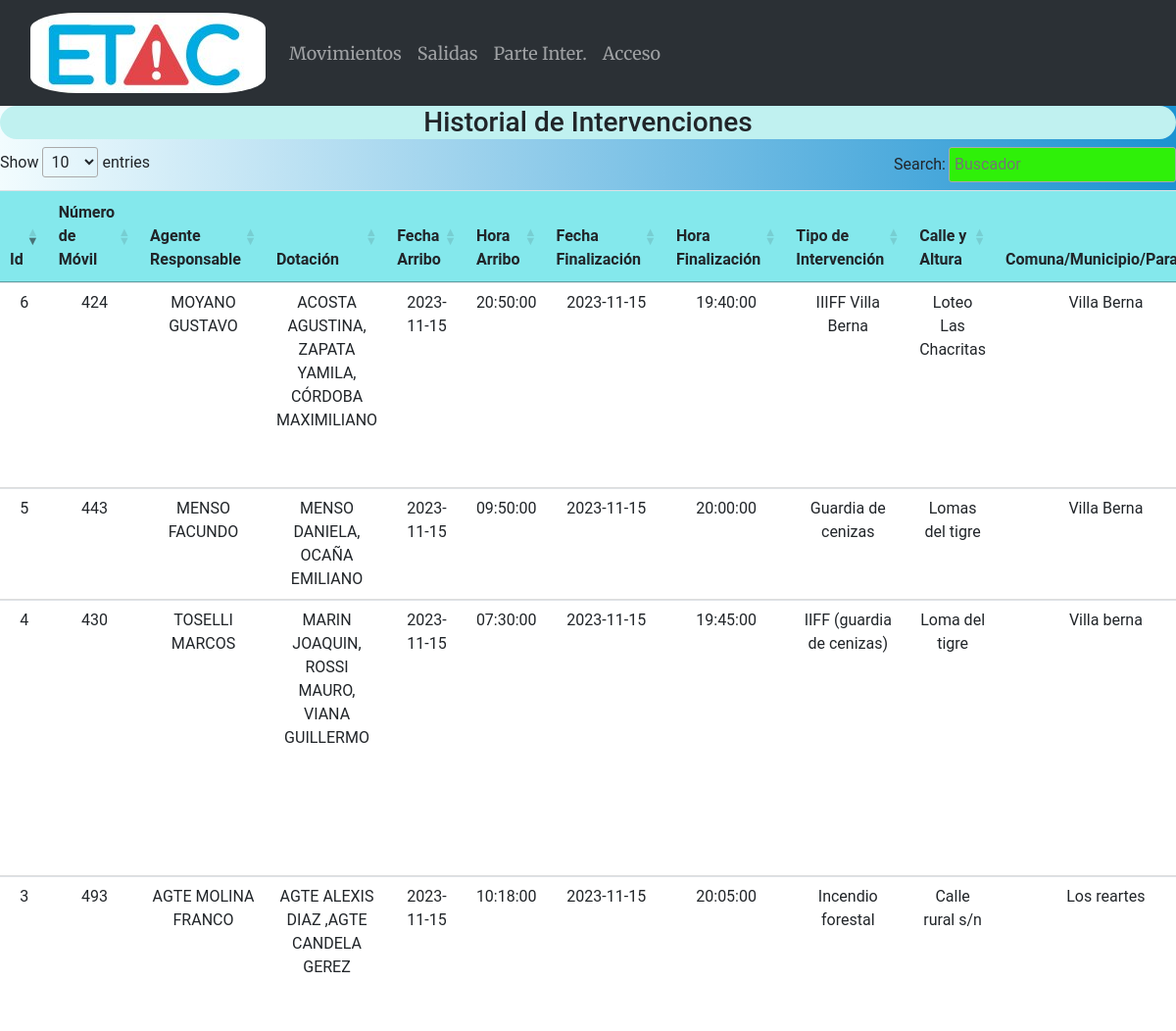
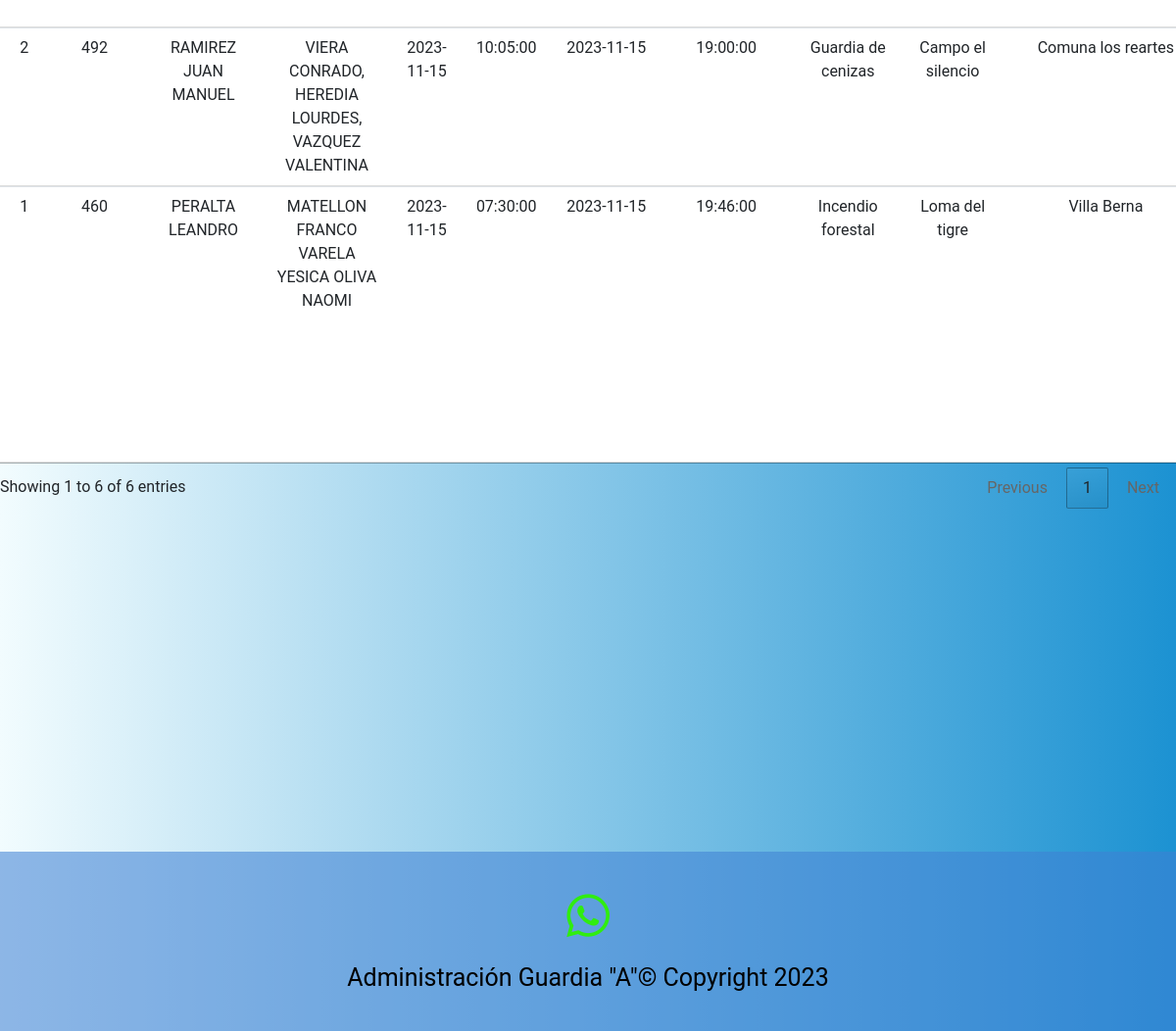
Screenshot of /partes with the database file from the repository (2 pictures, top to bottom).
### main.py (models this page shows)
    class Parte_inter(db.Model):
        id = db.Column(db.Integer, primary_key=True)
        num_movil = db.Column(db.String(20))
        ag_responsable = db.Column(db.String(50))
        dotacion = db.Column(db.String(50))
        fecha_arribo = db.Column(db.Date)
        hora_arribo = db.Column(db.Time)
        fecha_finalizacion = db.Column(db.Date)
        hora_finalizacion = db.Column(db.Time)
        tipo_intervencion = db.Column(db.String(50))
        calle_altura = db.Column(db.String(100))
        comuna_municipio = db.Column(db.String(100))
        acceso_lugar = db.Column(db.String(100))
        sup_afectada = db.Column(db.String(50))
        material_combustible = db.Column(db.String(50))
        viviendas = db.Column(db.String(50))
        vehiculos = db.Column(db.String(50))
        personal_salud = db.Column(db.String(100))
        personal_policial = db.Column(db.String(100))
        personal_bomberos = db.Column(db.String(100))
        defensa_civil = db.Column(db.String(100))
        otro_equipo = db.Column(db.String(100))
        personal_lesionado = db.Column(db.String(100))
        resumen = db.Column(db.String(500))

### main.py (the view)
@app.route('/partes', methods=['GET', 'POST'])
def partes():
    registros = Parte_inter.query.all()
    return render_template("partes.html", registros=registros)

### templates/partes.html (shortened to what this page needs)
{% extends "base.html" %}
{% block content %}
{% if registros %}
<div class="row">
    <div class="col-lg-12 text-center">
        <h3 class="text-center titulo_form_index">Historial de Intervenciones</h3>
        <table class="tabla_agentes table table-responsive" id="tablacarnet3" >
            <thead>
                <tr>
                    <th scope="col">Id</th>
                    <th scope="col">Número de Móvil</th>
                    <th scope="col">Agente Responsable</th>
                    <th scope="col">Dotación</th>
                    <th scope="col">Fecha Arribo</th>
                    <th scope="col">Hora Arribo</th>
                    <th scope="col">Fecha Finalización</th>
                    <th scope="col">Hora Finalización</th>
                    <th scope="col">Tipo de Intervención</th>
                    <th scope="col">Calle y Altura</th>
                    <th scope="col">Comuna/Municipio/Paraje</th>
                </tr>
            </thead>
            <tbody>
                {% for registro in registros %}
                    <tr>
                        <td>{{ registro.id }}</td>
                        <td>{{ registro.num_movil }}</td>
                        <td>{{ registro.ag_responsable }}</td>
                        <td>{{ registro.dotacion }}</td>
                        <td>{{ registro.fecha_arribo }}</td>
                        <td>{{ registro.hora_arribo }}</td>
                        <td>{{ registro.fecha_finalizacion }}</td>
                        <td>{{ registro.hora_finalizacion }}</td>
                        <td>{{ registro.tipo_intervencion }}</td>
                        <td>{{ registro.calle_altura }}</td>
                        <td>{{ registro.comuna_municipio }}</td>
                    </tr>
                {% endfor %}
            </tbody>
        </table>
 {% else %}
<p>No hay movimientos registrados.</p>
{% endif %}
    </div>
</div>
{% endblock %}

### static/style.css (style rules this page uses)
body { background: #1c92d2; background: -webkit-linear-gradient(to right, #f2fcfe, #1c92d2); background: linear-gradient(to right, #f2fcfe, #1c92d2); text-align:center; font-family:"Roboto"; }
.titulo_form_index { background-color:#C0F1F0; border-radius:30px; }
table { width: 100%; border-collapse: collapse; margin-bottom: 20px; }
th { background-color: #f2f2f2; text-align: left; padding: 10px; }
td { padding: 10px; border-bottom: 1px solid #ddd; }
tr:nth-child(odd) { background-color: #84E8EC; }
.tabla_agentes th { background-color: #84E8EC; text-align: left; padding: 10px; }
.tabla_agentes td { padding: 10px; border-bottom: 1px solid #ddd; }
.tabla_agentes tr:nth-child(odd) { background-color: #84E8EC; }

### rows the page displays
Parte_inter: id "1", num_movil "460", ag_responsable "PERALTA LEANDRO", dotacion "MATELLON FRANCO VARELA YESICA OLIVA NAOMI", fecha_arribo "2023-11-15", hora_arribo "07:30:00", fecha_finalizacion "2023-11-15", hora_finalizacion "19:46:00", tipo_intervencion "Incendio forestal", calle_altura "Loma del tigre", comuna_municipio "Villa Berna"
Parte_inter: id "2", num_movil "492", ag_responsable "RAMIREZ JUAN MANUEL", dotacion "VIERA CONRADO, HEREDIA LOURDES, VAZQUEZ VALENTINA", fecha_arribo "2023-11-15", hora_arribo "10:05:00", fecha_finalizacion "2023-11-15", hora_finalizacion "19:00:00", tipo_intervencion "Guardia de cenizas", calle_altura "Campo el silencio", comuna_municipio "Comuna los reartes"
Parte_inter: id "3", num_movil "493", ag_responsable "AGTE MOLINA FRANCO", dotacion "AGTE ALEXIS DIAZ ,AGTE CANDELA GEREZ", fecha_arribo "2023-11-15", hora_arribo "10:18:00", fecha_finalizacion "2023-11-15", hora_finalizacion "20:05:00", tipo_intervencion "Incendio forestal", calle_altura "Calle rural s/n", comuna_municipio "Los reartes"
Parte_inter: id "4", num_movil "430", ag_responsable "TOSELLI MARCOS", dotacion "MARIN JOAQUIN, ROSSI MAURO, VIANA GUILLERMO", fecha_arribo "2023-11-15", hora_arribo "07:30:00", fecha_finalizacion "2023-11-15", hora_finalizacion "19:45:00", tipo_intervencion "IIFF (guardia de cenizas)", calle_altura "Loma del tigre", comuna_municipio "Villa berna"
Parte_inter: id "5", num_movil "443", ag_responsable "MENSO FACUNDO", dotacion "MENSO DANIELA, OCAÑA EMILIANO", fecha_arribo "2023-11-15", hora_arribo "09:50:00", fecha_finalizacion "2023-11-15", hora_finalizacion "20:00:00", tipo_intervencion "Guardia de cenizas", calle_altura "Lomas del tigre", comuna_municipio "Villa Berna"
Parte_inter: id "6", num_movil "424", ag_responsable "MOYANO GUSTAVO", dotacion "ACOSTA AGUSTINA, ZAPATA YAMILA, CÓRDOBA MAXIMILIANO", fecha_arribo "2023-11-15", hora_arribo "20:50:00", fecha_finalizacion "2023-11-15", hora_finalizacion "19:40:00", tipo_intervencion "IIIFF Villa Berna", calle_altura "Loteo Las Chacritas", comuna_municipio "Villa Berna"
